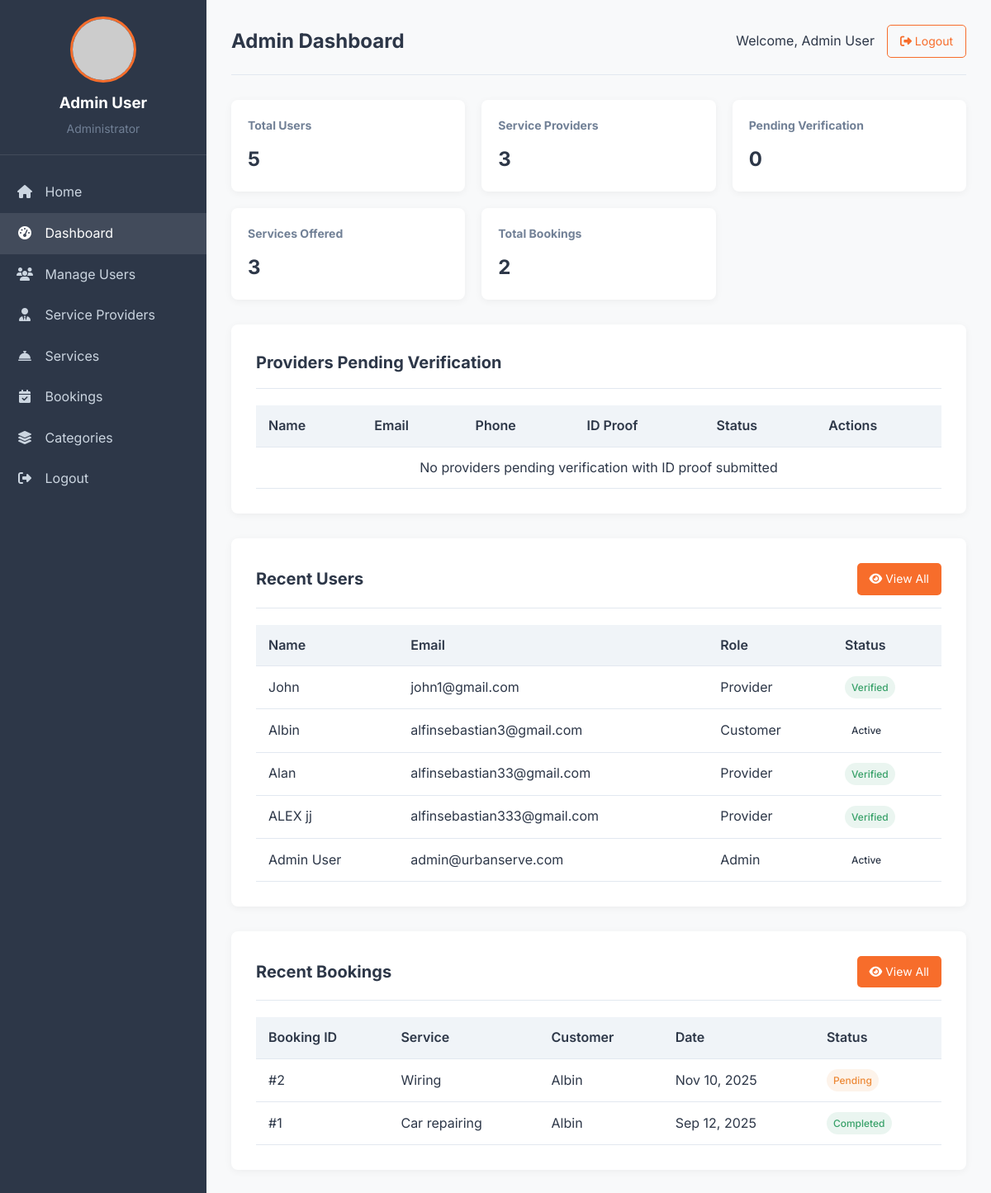
Page /admin_dashboard.php (signed in) on the committed database.
### tables this page shows
CREATE TABLE `providers` (
  `id` int(11) NOT NULL,
  `user_id` int(11) NOT NULL,
  `experience` varchar(50) NOT NULL,
  `location` varchar(255) DEFAULT NULL,
  `bio` text DEFAULT NULL,
  `id_proof` varchar(255) DEFAULT NULL,
  `is_verified` tinyint(1) DEFAULT 0,
  `verification_status` enum('pending','approved','rejected') DEFAULT 'pending',
  `verification_notes` text DEFAULT NULL,
  `availability` enum('available','unavailable') DEFAULT 'available',
  `avg_rating` decimal(3,2) DEFAULT 0.00
);

CREATE TABLE `users` (
  `id` int(11) NOT NULL,
  `name` varchar(100) NOT NULL,
  `email` varchar(100) NOT NULL,
  `password` varchar(255) NOT NULL,
  `role` enum('admin','provider','customer') NOT NULL,
  `phone` varchar(20) NOT NULL,
  `address` text NOT NULL,
  `city` varchar(100) NOT NULL,
  `state` varchar(100) NOT NULL,
  `pincode` varchar(20) NOT NULL,
  `profile_image` varchar(255) DEFAULT NULL,
  `is_active` tinyint(1) DEFAULT 1,
  `created_at` timestamp NOT NULL DEFAULT current_timestamp(),
  `updated_at` timestamp NOT NULL DEFAULT current_timestamp() ON UPDATE current_timestamp()
);

CREATE TABLE `bookings` (
  `id` int(11) NOT NULL,
  `user_id` int(11) NOT NULL,
  `provider_id` int(11) NOT NULL,
  `service_id` int(11) NOT NULL,
  `booking_date` datetime NOT NULL,
  `address` text NOT NULL,
  `amount` decimal(10,2) NOT NULL,
  `status` enum('pending','confirmed','completed','cancelled','rejected') DEFAULT 'pending',
  `cancellation_reason` text DEFAULT NULL,
  `payment_type` enum('cash','later') NOT NULL DEFAULT 'cash',
  `payment_status` enum('pending','paid','unpaid') DEFAULT 'pending',
  `admin_notes` text DEFAULT NULL,
  `customer_notes` text DEFAULT NULL,
  `provider_notes` text DEFAULT NULL,
  `created_at` timestamp NOT NULL DEFAULT current_timestamp()
);

CREATE TABLE `services` (
  `id` int(11) NOT NULL,
  `name` varchar(100) NOT NULL,
  `category_id` int(11) NOT NULL,
  `description` text NOT NULL,
  `base_price` decimal(10,2) NOT NULL,
  `duration_minutes` int(11) NOT NULL,
  `image` varchar(255) DEFAULT NULL,
  `created_at` timestamp NOT NULL DEFAULT current_timestamp()
);

### admin_dashboard.php (the view, shortened to what this page needs)
<?php
include 'db.php';
$users_count = $conn->query("SELECT COUNT(*) as count FROM users")->fetch_assoc()['count'];
$providers_count = $conn->query("SELECT COUNT(*) as count FROM users WHERE role = 'provider'")->fetch_assoc()['count'];
$services_count = $conn->query("SELECT COUNT(*) as count FROM services")->fetch_assoc()['count'];
$bookings_count = $conn->query("SELECT COUNT(*) as count FROM bookings")->fetch_assoc()['count'];
$pending_verification = $conn->query("SELECT COUNT(*) as count FROM providers WHERE verification_status = 'pending' AND id_proof IS NOT NULL")->fetch_assoc()['count'];
?>
<!DOCTYPE html>
<html lang="en">
<head>
    <link rel="stylesheet" href="https://cdnjs.cloudflare.com/ajax/libs/font-awesome/6.4.0/css/all.min.css">
</head>
<body>
    <div class="dashboard-container">
        <div class="sidebar">
            <div class="sidebar-header">
                <img src="https://ui-avatars.com/api/?name=<?= urlencode($_SESSION['user']['name']) ?>&background=f76d2b&color=fff"
                     alt="Profile" class="profile-img">
                <h3><?= htmlspecialchars($_SESSION['user']['name']) ?></h3>
                <p>Administrator</p>
            </div>
            <div class="nav-menu">
                <a href="index.php" class="nav-item">
                    <i class="fas fa-home"></i> Home
                </a>
                <a href="#" class="nav-item active">
                    <i class="fas fa-tachometer-alt"></i> Dashboard
                </a>
                <a href="users.php" class="nav-item">
                    <i class="fas fa-users"></i> Manage Users
                </a>
                <a href="providers.php" class="nav-item">
                    <i class="fas fa-user-tie"></i> Service Providers
                </a>
                <a href="services.php" class="nav-item">
                    <i class="fas fa-concierge-bell"></i> Services
                </a>
                <a href="bookings.php" class="nav-item">
                    <i class="fas fa-calendar-check"></i> Bookings
                </a>
                <a href="manage_categories.php" class="nav-item">
                    <i class="fas fa-layer-group"></i> Categories
                <a href="logout.php" class="nav-item">
                    <i class="fas fa-sign-out-alt"></i> Logout
                </a>
            </div>
        </div>
        <div class="main-content">
            <div class="header">
                <h1>Admin Dashboard</h1>
                <div class="user-actions">
                    <span>Welcome, <?= htmlspecialchars($_SESSION['user']['name']) ?></span>
                    <a href="logout.php" class="btn btn-outline">
                        <i class="fas fa-sign-out-alt"></i> Logout
                    </a>
                </div>
            </div>
            <div class="dashboard-cards">
                <div class="card">
                    <h3>Total Users</h3>
                    <p><?= $users_count ?></p>
                </div>
                <div class="card">
                    <h3>Service Providers</h3>
                    <p><?= $providers_count ?></p>
                </div>
                <div class="card">
                    <h3>Pending Verification</h3>
                    <p><?= $pending_verification ?></p>
                </div>
                <div class="card">
                    <h3>Services Offered</h3>
                    <p><?= $services_count ?></p>
                </div>
                <div class="card">
                    <h3>Total Bookings</h3>
                    <p><?= $bookings_count ?></p>
                </div>
            </div>
            <div class="recent-section">
                <div class="section-header">
                    <h2>Providers Pending Verification</h2>
                </div>
                <table class="data-table">
                    <thead>
                        <tr>
                            <th>Name</th>
                            <th>Email</th>
                            <th>Phone</th>
                            <th>ID Proof</th>
                            <th>Status</th>
                            <th>Actions</th>
                        </tr>
                    </thead>
                    <tbody>
                        <?php
                        $pending_providers = $conn->query("
                            SELECT u.id, u.name, u.email, u.phone, p.verification_status, p.id_proof
                            FROM users u
                            JOIN providers p ON u.id = p.user_id
                            WHERE p.verification_status = 'pending' OR p.verification_status = 'rejected' AND p.id_proof IS NOT NULL
                            ORDER BY u.created_at DESC LIMIT 5
                        ");
                        ?>
                        <?php if ($pending_providers->num_rows === 0): ?>
                        <tr>
                            <td colspan="6" style="text-align: center;">No providers pending verification with ID proof submitted</td>
                        </tr>
                        <?php endif; ?>
                    </tbody>
                </table>
            </div>
            <div class="recent-section">
                <div class="section-header">
                    <h2>Recent Users</h2>
                    <a href="users.php" class="btn btn-primary">
                        <i class="fas fa-eye"></i> View All
                    </a>
                </div>
                <table class="data-table">
                    <thead>
                        <tr>
                            <th>Name</th>
                            <th>Email</th>
                            <th>Role</th>
                            <th>Status</th>
                        </tr>
                    </thead>
                    <tbody>
                        <?php
                        $recent_users = $conn->query("
                            SELECT u.*, p.verification_status
                            FROM users u
                            LEFT JOIN providers p ON u.id = p.user_id
                            ORDER BY u.created_at DESC LIMIT 5
                        ");
                        while ($user = $recent_users->fetch_assoc()):
                            $status_class = '';
                            $status_text = 'Active';
                            if ($user['role'] === 'provider') {
                                if ($user['verification_status'] === 'approved') {
                                    $status_class = 'status-active';
                                    $status_text = 'Verified';
                                } elseif ($user['verification_status'] === 'rejected') {
                                    $status_class = 'status-rejected';
                                    $status_text = 'Rejected';
                                } else {
                                    $status_class = 'status-pending';
                                    $status_text = 'Pending';
                                }
                            }
                        ?>
                        <tr>
                            <td><?= htmlspecialchars($user['name']) ?></td>
                            <td><?= htmlspecialchars($user['email']) ?></td>
                            <td><?= ucfirst(htmlspecialchars($user['role'])) ?></td>
                            <td>
                                <span class="status-badge <?= $status_class ?>">
                                    <?= $status_text ?>
                                </span>
                            </td>
                        </tr>
                        <?php endwhile; ?>
                    </tbody>
                </table>
            </div>
            <div class="recent-section">
                <div class="section-header">
                    <h2>Recent Bookings</h2>
                    <a href="bookings.php" class="btn btn-primary">
                        <i class="fas fa-eye"></i> View All
                    </a>
                </div>
                <table class="data-table">
                    <thead>
                        <tr>
                            <th>Booking ID</th>
                            <th>Service</th>
                            <th>Customer</th>
                            <th>Date</th>
                            <th>Status</th>
                        </tr>
                    </thead>
                    <tbody>
                        <?php
                        $recent_bookings = $conn->query("
                            SELECT b.*, s.name as service_name, u.name as customer_name
                            FROM bookings b
                            JOIN services s ON b.service_id = s.id
                            JOIN users u ON b.user_id = u.id
                            ORDER BY b.booking_date DESC LIMIT 5
                        ");
                        while ($booking = $recent_bookings->fetch_assoc()):
                        ?>
                        <tr>
                            <td>#<?= $booking['id'] ?></td>
                            <td><?= htmlspecialchars($booking['service_name']) ?></td>
                            <td><?= htmlspecialchars($booking['customer_name']) ?></td>
                            <td><?= date('M d, Y', strtotime($booking['booking_date'])) ?></td>
                            <td>
                                <span class="status-badge <?= $booking['status'] === 'completed' ? 'status-active' : 'status-pending' ?>">
                                    <?= ucfirst($booking['status']) ?>
                                </span>
                            </td>
                        </tr>
                        <?php endwhile; ?>
                    </tbody>
                </table>
            </div>
        </div>
    </div>
</body>
</html>

### admin_dashboard.php (style rules this page uses)
:root { --primary: #f76d2b; --primary-dark: #e05b1a; --secondary: #2d3748; --accent: #f0f4f8; --text: #2d3748; --light-text: #718096; --border: #e2e8f0; --white: #ffffff; --black: #000000; --success: #38a169; --error: #e53e3e; }
* { margin: 0; padding: 0; box-sizing: border-box; }
body { font-family: 'Inter', sans-serif; background-color: #f8f9fa; color: var(--text); line-height: 1.6; }
.dashboard-container { display: flex; min-height: 100vh; }
.sidebar { width: 250px; background-color: var(--secondary); color: var(--white); padding: 20px 0; }
.sidebar-header { padding: 0 20px 20px; border-bottom: 1px solid rgba(255,255,255,0.1); text-align: center; }
.profile-img { width: 80px; height: 80px; border-radius: 50%; object-fit: cover; margin: 0 auto 10px; display: block; border: 3px solid var(--primary); }
.sidebar-header h3 { color: var(--white); margin-bottom: 5px; }
.sidebar-header p { color: var(--light-text); font-size: 14px; }
.nav-menu { padding: 20px 0; }
.nav-item { padding: 12px 20px; color: #cbd5e0; text-decoration: none; display: block; transition: all 0.3s; }
.nav-item:hover, .nav-item.active { background-color: rgba(255,255,255,0.1); color: var(--white); }
.nav-item i { margin-right: 10px; width: 20px; text-align: center; }
.main-content { flex: 1; padding: 30px; }
.header { display: flex; justify-content: space-between; align-items: center; margin-bottom: 30px; padding-bottom: 20px; border-bottom: 1px solid var(--border); }
.header h1 { font-size: 24px; color: var(--secondary); }
.user-actions { display: flex; align-items: center; gap: 15px; }
.btn { padding: 8px 15px; border-radius: 5px; text-decoration: none; font-size: 14px; transition: all 0.3s; cursor: pointer; border: none; }
.btn-primary { background-color: var(--primary); color: white; }
.btn-outline { background-color: transparent; border: 1px solid var(--primary); color: var(--primary); }
.dashboard-cards { display: grid; grid-template-columns: repeat(auto-fill, minmax(250px, 1fr)); gap: 20px; margin-bottom: 30px; }
.card { background-color: var(--white); border-radius: 8px; padding: 20px; box-shadow: 0 2px 10px rgba(0,0,0,0.05); }
.card h3 { font-size: 14px; color: var(--light-text); margin-bottom: 10px; }
.card p { font-size: 24px; font-weight: 700; color: var(--secondary); }
.recent-section { background-color: var(--white); border-radius: 8px; padding: 30px; box-shadow: 0 2px 10px rgba(0,0,0,0.05); margin-bottom: 30px; }
.section-header { display: flex; justify-content: space-between; align-items: center; margin-bottom: 20px; padding-bottom: 15px; border-bottom: 1px solid var(--border); }
.section-header h2 { font-size: 20px; }
.data-table { width: 100%; border-collapse: collapse; }
.data-table th, .data-table td { padding: 12px 15px; text-align: left; border-bottom: 1px solid var(--border); }
.data-table th { background-color: var(--accent); color: var(--secondary); font-weight: 600; }
.status-badge { display: inline-block; padding: 4px 8px; border-radius: 20px; font-size: 12px; font-weight: 500; }
.status-active { background-color: rgba(56, 161, 105, 0.1); color: var(--success); }
.status-pending { background-color: rgba(237, 137, 54, 0.1); color: #ed8936; }

### rows in the picture
providers: user.name "John", user.email "john1@gmail.com", user.role "Provider", verification_status "Verified"
users: name "Albin", email "alfinsebastian3@gmail.com", role "Customer", status_text "Active"
providers: user.name "Alan", user.email "alfinsebastian33@gmail.com", user.role "Provider", verification_status "Verified"
providers: user.name "ALEX jj", user.email "alfinsebastian333@gmail.com", user.role "Provider", verification_status "Verified"
users: name "Admin User", email "admin@urbanserve.com", role "Admin", status_text "Active"
bookings: id "2", service.name "Wiring", user.name "Albin", booking_date "Nov 10, 2025", status "Pending"
bookings: id "1", service.name "Car repairing", user.name "Albin", booking_date "Sep 12, 2025", status "Completed"

### other values in the picture
$_SESSION['user']['name'] "Admin User"
$users_count "5"
$providers_count "3"
$pending_verification "0"
$services_count "3"
$bookings_count "2"
